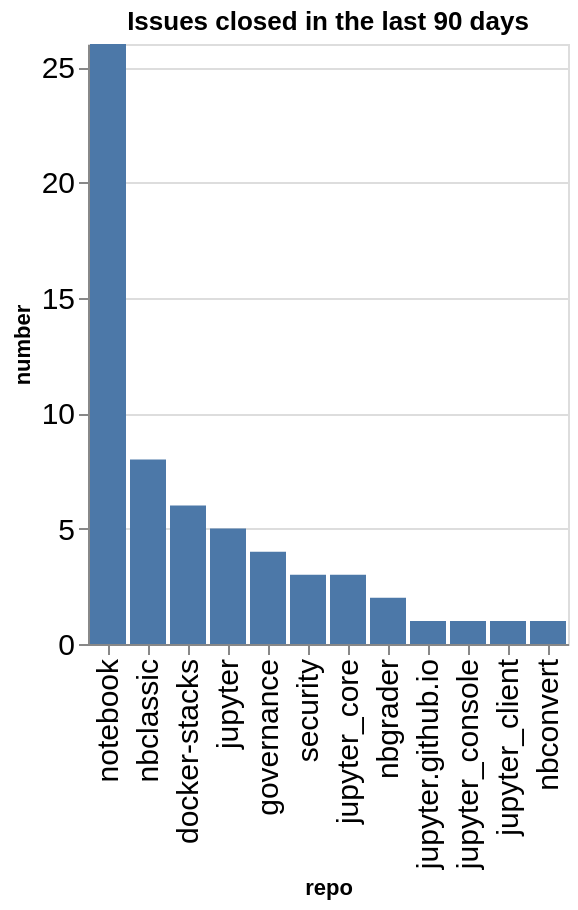

Notebook cell for this chart:
### Code cell
closed_counts = closed.groupby(['org', 'repo']).count()['number'].reset_index()
closed_counts['org/repo'] = closed_counts.apply(lambda a: a['org'] + '/' + a['repo'], axis=1)
sorted_vals = closed_counts.sort_values(['number'], ascending=False)['repo'].values
alt.Chart(data=closed_counts, title=f"Issues closed in the last {n_days} days").mark_bar().encode(
    x=alt.X('repo', sort=alt.Sort(sorted_vals.tolist())),
    y='number',
)

### Figure 1 — Vega-Lite specification as saved in the notebook (floating-point values rounded to 4 significant figures)
{"config": {"axisLeft": {"labelFontSize": 15}, "axisBottom": {"labelFontSize": 15}}, "data": {"name": "data-a422cd502ccdaeab48cb1d4699f03c20"}, "mark": {"type": "bar"}, "encoding": {"x": {"field": "repo", "sort": ["notebook", "nbclassic", "docker-stacks", "jupyter", "governance", "security", "jupyter_core", "nbgrader", "jupyter.github.io", "jupyter_console", "jupyter_client", "nbconvert"], "type": "nominal"}, "y": {"field": "number", "type": "quantitative"}}, "title": "Issues closed in the last 90 days", "$schema": "https://vega.github.io/schema/vega-lite/v5.20.1.json", "datasets": {"data-a422cd502ccdaeab48cb1d4699f03c20": [{"org": "jupyter", "repo": "docker-stacks", "number": 6, "org/repo": "jupyter/docker-stacks"}, {"org": "jupyter", "repo": "governance", "number": 4, "org/repo": "jupyter/governance"}, {"org": "jupyter", "repo": "jupyter", "number": 5, "org/repo": "jupyter/jupyter"}, {"org": "jupyter", "repo": "jupyter.github.io", "number": 1, "org/repo": "jupyter/jupyter.github.io"}, {"org": "jupyter", "repo": "jupyter_client", "number": 1, "org/repo": "jupyter/jupyter_client"}, {"org": "jupyter", "repo": "jupyter_console", "number": 1, "org/repo": "jupyter/jupyter_console"}, {"org": "jupyter", "repo": "jupyter_core", "number": 3, "org/repo": "jupyter/jupyter_core"}, {"org": "jupyter", "repo": "nbclassic", "number": 8, "org/repo": "jupyter/nbclassic"}, {"org": "jupyter", "repo": "nbconvert", "number": 1, "org/repo": "jupyter/nbconvert"}, {"org": "jupyter", "repo": "nbgrader", "number": 2, "org/repo": "jupyter/nbgrader"}, {"org": "jupyter", "repo": "notebook", "number": 26, "org/repo": "jupyter/notebook"}, {"org": "jupyter", "repo": "security", "number": 3, "org/repo": "jupyter/security"}]}}
